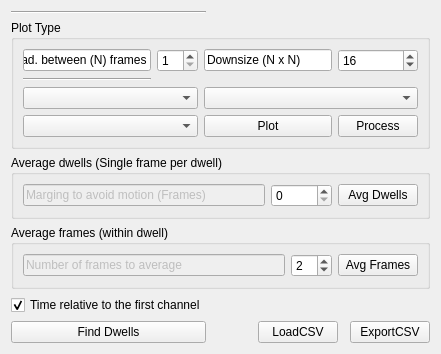
                 <widget class="QWidget" name="tab_20">
                  <attribute name="title">
                   <string>Dwell_Find</string>
                  </attribute>
                  <layout class="QGridLayout" name="gridLayout_22">
                   <item row="5" column="2">
                    <widget class="QPushButton" name="pushButton_13">
                     <property name="text">
                      <string>LoadCSV</string>
                     </property>
                    </widget>
                   </item>
                   <item row="1" column="0" colspan="5">
                    <widget class="QGroupBox" name="groupBox_7">
                     <property name="title">
                      <string>Plot Type</string>
                     </property>
                     <layout class="QGridLayout" name="gridLayout_23">
                      <item row="5" column="0" colspan="2">
                       <widget class="QComboBox" name="IrISPlot03"/>
                      </item>
                      <item row="0" column="0">
                       <widget class="QLineEdit" name="lineEdit_38">
                        <property name="text">
                         <string>Grad. between (N) frames</string>
                        </property>
                       </widget>
                      </item>
                      <item row="0" column="3">
                       <widget class="QSpinBox" name="DownSizeN_IrIS">
                        <property name="value">
                         <number>16</number>
                        </property>
                       </widget>
                      </item>
                      <item row="2" column="0" colspan="2">
                       <widget class="QComboBox" name="IrISPlot01">
                        <property name="acceptDrops">
                         <bool>false</bool>
                        </property>
                       </widget>
                      </item>
                      <item row="0" column="1">
                       <widget class="QSpinBox" name="IrIS_grad_frame">
                        <property name="minimum">
                         <number>1</number>
                        </property>
                       </widget>
                      </item>
                      <item row="5" column="3">
                       <widget class="QPushButton" name="IrIS_ProcessPlot">
                        <property name="text">
                         <string>Process</string>
                        </property>
                       </widget>
                      </item>
                      <item row="2" column="2" colspan="2">
                       <widget class="QComboBox" name="IrISPlot02"/>
                      </item>
                      <item row="1" column="0">
                       <widget class="Line" name="line_17">
                        <property name="orientation">
                         <enum>Qt::Horizontal</enum>
                        </property>
                       </widget>
                      </item>
                      <item row="0" column="2">
                       <widget class="QLineEdit" name="lineEdit_25">
                        <property name="text">
                         <string>Downsize (N x N)</string>
                        </property>
                       </widget>
                      </item>
                      <item row="5" column="2">
                       <widget class="QPushButton" name="IrIS_Plot">
                        <property name="text">
                         <string>Plot</string>
                        </property>
                       </widget>
                      </item>
                     </layout>
                    </widget>
                   </item>
                   <item row="5" column="0">
                    <widget class="QPushButton" name="IrIS_findPK">
                     <property name="text">
                      <string>Find Dwells</string>
                     </property>
                    </widget>
                   </item>
                   <item row="0" column="0">
                    <widget class="Line" name="line_14">
                     <property name="orientation">
                      <enum>Qt::Horizontal</enum>
                     </property>
                    </widget>
                   </item>
                   <item row="5" column="1">
                    <spacer name="horizontalSpacer_20">
                     <property name="orientation">
                      <enum>Qt::Horizontal</enum>
                     </property>
                     <property name="sizeHint" stdset="0">
                      <size>
                       <width>40</width>
                       <height>20</height>
                      </size>
                     </property>
                    </spacer>
                   </item>
                   <item row="2" column="0" colspan="5">
                    <widget class="QGroupBox" name="Average">
                     <property name="title">
                      <string>Average dwells (Single frame per dwell)</string>
                     </property>
                     <layout class="QGridLayout" name="gridLayout_24">
                      <item row="0" column="6">
                       <widget class="QPushButton" name="IrIsAVg_dw">
                        <property name="text">
                         <string>Avg Dwells</string>
                        </property>
                       </widget>
                      </item>
                      <item row="0" column="1" colspan="4">
                       <widget class="QLineEdit" name="lineEdit_10">
                        <property name="enabled">
                         <bool>false</bool>
                        </property>
                        <property name="text">
                         <string>Marging to avoid motion (Frames)</string>
                        </property>
                       </widget>
                      </item>
                      <item row="0" column="5">
                       <widget class="QSpinBox" name="IrIsAVg_dw_margin"/>
                      </item>
                     </layout>
                    </widget>
                   </item>
                   <item row="4" column="0">
                    <widget class="QCheckBox" name="checkBox_IrIS_time_rel">
                     <property name="text">
                      <string>Time relative to the first channel</string>
                     </property>
                     <property name="checked">
                      <bool>true</bool>
                     </property>
                    </widget>
                   </item>
                   <item row="3" column="0" colspan="5">
                    <widget class="QGroupBox" name="groupBox_6">
                     <property name="title">
                      <string>Average frames (within dwell)</string>
                     </property>
                     <layout class="QGridLayout" name="gridLayout_25">
                      <item row="1" column="2">
                       <widget class="QSpinBox" name="avg_frames_within_dwell_N">
                        <property name="value">
                         <number>2</number>
                        </property>
                       </widget>
                      </item>
                      <item row="1" column="3">
                       <widget class="QPushButton" name="IrIsAVg_Framesdw">
                        <property name="text">
                         <string>Avg Frames</string>
                        </property>
                       </widget>
                      </item>
                      <item row="1" column="0">
                       <widget class="QLineEdit" name="lineEdit_12">
                        <property name="enabled">
                         <bool>false</bool>
                        </property>
                        <property name="text">
                         <string>Number of frames to average</string>
                        </property>
                       </widget>
                      </item>
                     </layout>
                    </widget>
                   </item>
                   <item row="5" column="4">
                    <widget class="QPushButton" name="IrIS_ExportCSV">
                     <property name="text">
                      <string>ExportCSV</string>
                     </property>
                    </widget>
                   </item>
                  </layout>
                 </widget>
